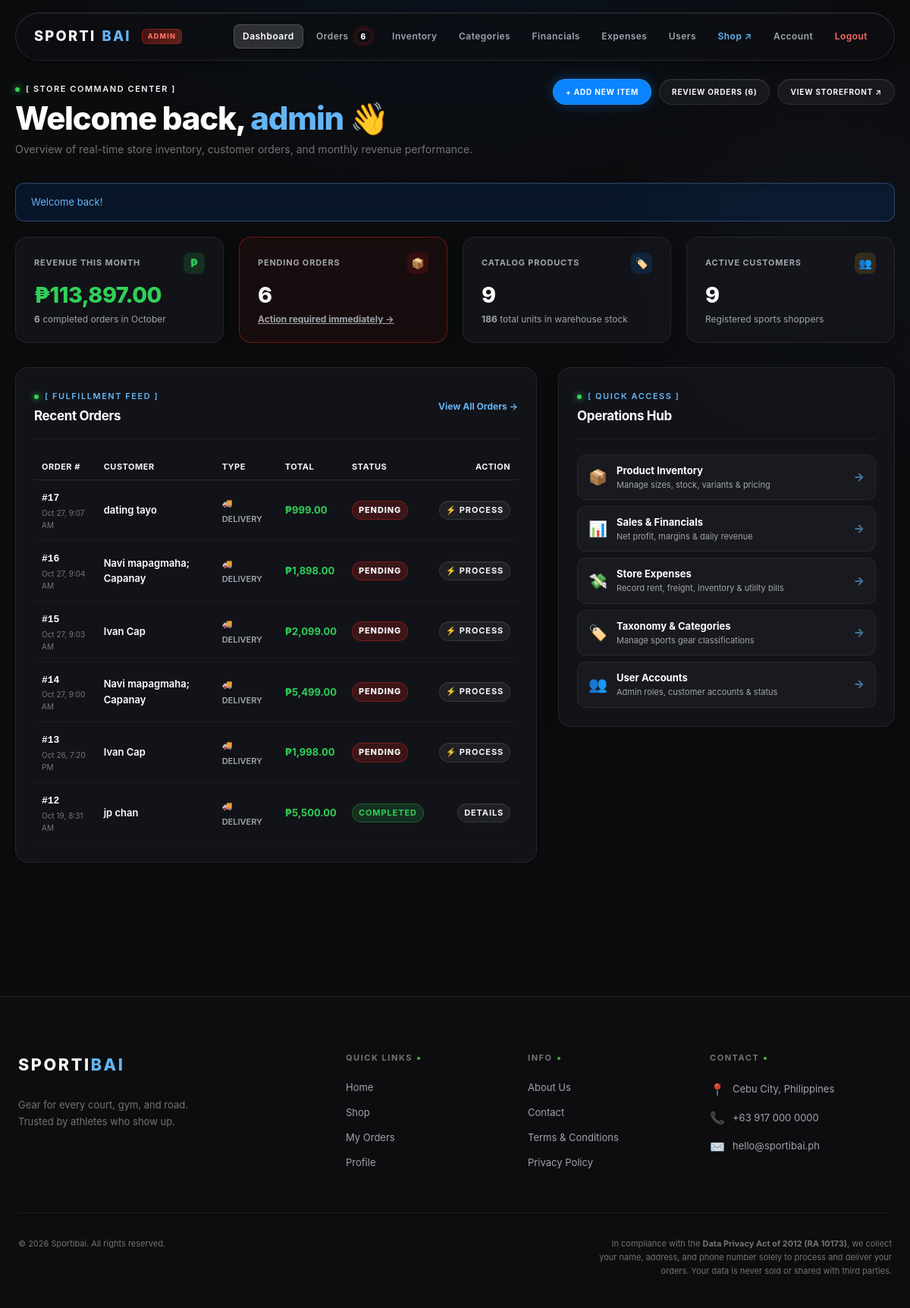
The app's page /admin/index.php (signed in) with its own data.
### tables this page shows
CREATE TABLE `orders` (
  `order_id` int(11) NOT NULL,
  `reference_number` varchar(20) DEFAULT NULL,
  `customer_id` int(11) NOT NULL,
  `order_type` varchar(10) NOT NULL,
  `delivery_address` varchar(255) DEFAULT NULL,
  `contact_number` varchar(20) NOT NULL,
  `snapshot_name` varchar(150) DEFAULT NULL,
  `payment_method` varchar(10) NOT NULL DEFAULT 'COD',
  `total` decimal(10,2) NOT NULL,
  `status` varchar(30) NOT NULL DEFAULT 'Pending',
  `date_ordered` timestamp NOT NULL DEFAULT current_timestamp(),
  `completed_at` datetime DEFAULT NULL
);

CREATE TABLE `customer` (
  `customer_id` int(11) NOT NULL,
  `user_id` int(11) NOT NULL,
  `first_name` varchar(50) NOT NULL,
  `last_name` varchar(50) NOT NULL,
  `address` varchar(255) NOT NULL,
  `province` varchar(100) NOT NULL DEFAULT '',
  `postal_code` varchar(10) NOT NULL DEFAULT '',
  `landmark` text NOT NULL DEFAULT '',
  `phone` varchar(20) NOT NULL
);

### includes/functions.php (called while the page is built, shortened)
<?php
function peso($n) {
    return '₱' . number_format($n, 2);
}

### admin/index.php (the view, shortened to what this page needs)
<?php
require '../includes/db.php';
require '../includes/functions.php';
$total_items = 0;
$total_units = 0;
$pending_orders = 0;
$month_revenue = 0.0;
$month_completed_orders = 0;
$active_customers = 0;
$recent_orders = array();
if ($conn != null) {
    $res_items = mysqli_query($conn, "SELECT COUNT(*) AS total_items, COALESCE(SUM(stock), 0) AS total_units FROM items WHERE is_active = 1");
    $item_data = mysqli_fetch_assoc($res_items);
    $total_items = (int)($item_data['total_items'] ?? 0);
    $total_units = (int)($item_data['total_units'] ?? 0);
    $res_pending = mysqli_query($conn, "SELECT COUNT(*) AS n FROM orders WHERE status = 'Pending'");
    $pending_orders = (int)(mysqli_fetch_assoc($res_pending)['n'] ?? 0);
    $m_start = date('Y-m-01 00:00:00');
    $m_end   = date('Y-m-t 23:59:59');
    $res_rev = mysqli_execute_query($conn, "SELECT COALESCE(SUM(total), 0) AS rev, COUNT(*) AS cnt FROM orders WHERE status = 'Completed' AND completed_at BETWEEN ? AND ?", array($m_start, $m_end));
    $rev_row = mysqli_fetch_assoc($res_rev);
    $month_revenue = (float)($rev_row['rev'] ?? 0);
    $month_completed_orders = (int)($rev_row['cnt'] ?? 0);
    $res_cust = mysqli_query($conn, "SELECT COUNT(*) AS c FROM users WHERE role = 'user' AND status = 'active'");
    $active_customers = (int)(mysqli_fetch_assoc($res_cust)['c'] ?? 0);
    $sql_recent = "SELECT o.order_id, o.reference_number, o.order_type, o.total, o.status, o.date_ordered, c.first_name, c.last_name
                   FROM orders o
                   JOIN customer c ON o.customer_id = c.customer_id
                   ORDER BY o.order_id DESC LIMIT 6";
    $res_recent = mysqli_query($conn, $sql_recent);
    if ($res_recent) {
        while ($ro = mysqli_fetch_assoc($res_recent)) {
            $recent_orders[] = $ro;
        }
    }
}
require '../includes/header.php';
?>
<div class="reveal in">
    <div style="display:flex; justify-content:space-between; align-items:flex-start; flex-wrap:wrap; gap:1.25rem; margin-bottom:2rem;">
        <div>
            <div class="hero-eyebrow" style="color:var(--color-brand-red);">[ STORE COMMAND CENTER ]</div>
            <h1 style="font-size:clamp(26px, 3.5vw, 42px); font-weight:800; color:#fff; line-height:1.15; margin:4px 0 6px;">
                Welcome back, <span class="highlight"><?= htmlspecialchars(explode('@', $_SESSION['email'])[0]) ?></span> 👋
            </h1>
            <p class="muted" style="font-size:14px; margin:0;">
                Overview of real-time store inventory, customer orders, and monthly revenue performance.
            </p>
        </div>
        <div style="display:flex; gap:10px; align-items:center; flex-wrap:wrap;">
            <a href="items.php#add" class="btn sm" style="box-shadow:0 0 16px rgba(10,132,255,0.35);">+ Add New Item</a>
            <a href="orders.php?tab=Pending" class="btn ghost sm">
                Review Orders <?= $pending_orders > 0 ? "($pending_orders)" : '' ?>
            </a>
            <a href="../index.php" target="_blank" class="btn ghost sm">View Storefront ↗</a>
        </div>
    </div>
    <?php require '../includes/alert.php'; ?>
    <div class="admin-kpi-grid" style="margin-bottom:2rem;">
        <div class="admin-kpi-card">
            <div class="kpi-header">
                <span class="kpi-label">Revenue This Month</span>
                <span class="kpi-icon" style="background:rgba(48,209,88,0.15); color:var(--color-brand-green);">₱</span>
            </div>
            <div class="kpi-value" style="color:var(--color-brand-green);">
                <?= peso($month_revenue) ?>
            </div>
            <div class="kpi-sub">
                <strong><?= $month_completed_orders ?></strong> completed orders in <?= date('F') ?>
            </div>
        </div>
        <div class="admin-kpi-card <?= $pending_orders > 0 ? 'kpi-highlight-alert' : '' ?>">
            <div class="kpi-header">
                <span class="kpi-label">Pending Orders</span>
                <span class="kpi-icon" style="background:rgba(224,35,28,0.15); color:var(--color-brand-red);">📦</span>
            </div>
            <div class="kpi-value" style="color:<?= $pending_orders > 0 ? 'var(--color-brand-red)' : '#fff' ?>;">
                <?= $pending_orders ?>
            </div>
            <div class="kpi-sub">
                <?php if ($pending_orders > 0) { ?>
                    <a href="orders.php?tab=Pending" style="color:var(--color-brand-red); font-weight:700; text-decoration:underline;">Action required immediately →</a>
                <?php } else { ?>
                    All pipeline orders fulfilled
                <?php } ?>
            </div>
        </div>
        <div class="admin-kpi-card">
            <div class="kpi-header">
                <span class="kpi-label">Catalog Products</span>
                <span class="kpi-icon" style="background:rgba(10,132,255,0.15); color:var(--color-accent-on-dark);">🏷️</span>
            </div>
            <div class="kpi-value" style="color:#fff;">
                <?= $total_items ?>
            </div>
            <div class="kpi-sub">
                <strong><?= number_format($total_units) ?></strong> total units in warehouse stock
            </div>
        </div>
        <div class="admin-kpi-card">
            <div class="kpi-header">
                <span class="kpi-label">Active Customers</span>
                <span class="kpi-icon" style="background:rgba(255,180,50,0.15); color:#ffd166;">👥</span>
            </div>
            <div class="kpi-value" style="color:#fff;">
                <?= number_format($active_customers) ?>
            </div>
            <div class="kpi-sub">
                Registered sports shoppers
            </div>
        </div>
    </div>
    <div class="admin-dashboard-layout">
        <div class="dashboard-col-main">
            <div class="admin-panel">
                <div class="panel-header">
                    <div>
                        <div class="hero-eyebrow" style="color:var(--color-accent-on-dark);">[ FULFILLMENT FEED ]</div>
                        <h2 class="panel-title">Recent Orders</h2>
                    </div>
                    <a href="orders.php" class="panel-link">View All Orders →</a>
                </div>
                <?php if (count($recent_orders) === 0) { ?>
                    <div style="padding:2.5rem; text-align:center;">
                        <p class="muted" style="margin:0;">No orders received yet.</p>
                    </div>
                <?php } else { ?>
                    <div style="overflow-x:auto;">
                        <table class="dashboard-table">
                            <thead>
                                <tr>
                                    <th>Order #</th>
                                    <th>Customer</th>
                                    <th>Type</th>
                                    <th>Total</th>
                                    <th>Status</th>
                                    <th style="text-align:right;">Action</th>
                                </tr>
                            </thead>
                            <tbody>
                                <?php foreach ($recent_orders as $ro) {
                                    $is_pending = ($ro['status'] === 'Pending');
                                ?>
                                    <tr>
                                        <td>
                                            <a href="orders.php?q=<?= urlencode($ro['reference_number']) ?>" style="font-weight:700; color:#fff; font-family:var(--font-mono); font-size:13px;">
                                                #<?= $ro['order_id'] ?>
                                            </a>
                                            <div class="muted" style="font-size:10px;"><?= date('M d, g:i A', strtotime($ro['date_ordered'])) ?></div>
                                        </td>
                                        <td>
                                            <div style="font-weight:600; color:#fff;">
                                                <?= htmlspecialchars(trim($ro['first_name'] . ' ' . $ro['last_name']) ?: 'Guest User') ?>
                                            </div>
                                        </td>
                                        <td>
                                            <span style="font-size:11px; text-transform:uppercase; color:var(--color-fg-secondary); font-weight:600;">
                                                <?= $ro['order_type'] === 'pickup' ? '🏬 Pick Up' : '🚚 Delivery' ?>
                                            </span>
                                        </td>
                                        <td>
                                            <strong style="color:var(--color-brand-green); font-size:13px;"><?= peso($ro['total']) ?></strong>
                                        </td>
                                        <td>
                                            <span class="status-badge" style="<?php
                                                if ($ro['status'] === 'Completed') echo 'background:rgba(48,209,88,0.15); color:var(--color-brand-green); border-color:rgba(48,209,88,0.3);';
                                                elseif ($ro['status'] === 'Cancelled') echo 'background:rgba(255,70,70,0.15); color:#ff6b6b; border-color:rgba(255,70,70,0.3);';
                                                elseif ($ro['status'] === 'Pending') echo 'background:rgba(224,35,28,0.2); color:var(--color-brand-red); border-color:rgba(224,35,28,0.4); font-weight:800;';
                                                else echo 'background:rgba(10,132,255,0.15); color:var(--color-accent-on-dark); border-color:rgba(10,132,255,0.3);';
                                            ?> font-size:11px; padding:3px 8px;">
                                                <?= htmlspecialchars($ro['status']) ?>
                                            </span>
                                        </td>
                                        <td style="text-align:right;">
                                            <a href="orders.php?q=<?= urlencode($ro['reference_number']) ?>" class="btn ghost sm" style="font-size:11px; padding:3px 8px;">
                                                <?= $is_pending ? '⚡ Process' : 'Details' ?>
                                            </a>
                                        </td>
                                    </tr>
                                <?php } ?>
                            </tbody>
                        </table>
                    </div>
                <?php } ?>
            </div>
        </div>
        <div class="dashboard-col-side">
            <div class="admin-panel" style="margin-bottom:1.5rem;">
                <div class="panel-header">
                    <div>
                        <div class="hero-eyebrow" style="color:var(--color-accent-on-dark);">[ QUICK ACCESS ]</div>
                        <h2 class="panel-title">Operations Hub</h2>
                    </div>
                </div>
                <div class="quick-nav-list">
                    <a href="items.php" class="quick-nav-item">
                        <span class="quick-icon">📦</span>
                        <div>
                            <div class="quick-title">Product Inventory</div>
                            <div class="quick-desc">Manage sizes, stock, variants & pricing</div>
                        </div>
                        <span class="quick-arrow">→</span>
                    </a>
                    <a href="sales_report.php" class="quick-nav-item">
                        <span class="quick-icon">📊</span>
                        <div>
                            <div class="quick-title">Sales & Financials</div>
                            <div class="quick-desc">Net profit, margins & daily revenue</div>
                        </div>
                        <span class="quick-arrow">→</span>
                    </a>
                    <a href="expenses.php" class="quick-nav-item">
                        <span class="quick-icon">💸</span>
                        <div>
                            <div class="quick-title">Store Expenses</div>
                            <div class="quick-desc">Record rent, freight, inventory & utility bills</div>
                        </div>
                        <span class="quick-arrow">→</span>
                    </a>
                    <a href="categories.php" class="quick-nav-item">
                        <span class="quick-icon">🏷️</span>
                        <div>
                            <div class="quick-title">Taxonomy & Categories</div>
                            <div class="quick-desc">Manage sports gear classifications</div>
                        </div>
                        <span class="quick-arrow">→</span>
                    </a>
                    <a href="users.php" class="quick-nav-item">
                        <span class="quick-icon">👥</span>
                        <div>
                            <div class="quick-title">User Accounts</div>
                            <div class="quick-desc">Admin roles, customer accounts & status</div>
                        </div>
                        <span class="quick-arrow">→</span>
                    </a>
                </div>
            </div>
        </div>
    </div>
</div>
<?php require '../includes/footer.php'; ?>

### records on screen
orders: order_id "17", date_ordered "Oct 27, 9:07 AM", customer.last_name "dating tayo", order_type "🚚 DELIVERY", total "₱999.00", status "PENDING", shows "⚡ PROCESS"
orders: order_id "16", date_ordered "Oct 27, 9:04 AM", customer.last_name "Navi mapagmaha; Capanay", order_type "🚚 DELIVERY", total "₱1,898.00", status "PENDING", shows "⚡ PROCESS"
orders: order_id "15", date_ordered "Oct 27, 9:03 AM", customer.last_name "Ivan Cap", order_type "🚚 DELIVERY", total "₱2,099.00", status "PENDING", shows "⚡ PROCESS"
orders: order_id "14", date_ordered "Oct 27, 9:00 AM", customer.last_name "Navi mapagmaha; Capanay", order_type "🚚 DELIVERY", total "₱5,499.00", status "PENDING", shows "⚡ PROCESS"
orders: order_id "13", date_ordered "Oct 26, 7:20 PM", customer.last_name "Ivan Cap", order_type "🚚 DELIVERY", total "₱1,998.00", status "PENDING", shows "⚡ PROCESS"
orders: order_id "12", date_ordered "Oct 19, 8:31 AM", customer.last_name "jp chan", order_type "🚚 DELIVERY", total "₱5,500.00", status "COMPLETED", shows "DETAILS"

### other values on screen
$admin_pending_orders "6"
explode('@', $_SESSION['email'])[0] "admin"
$pending_orders "6"
$_SESSION['success'] "Welcome back!"
peso($month_revenue) "₱113,897.00"
$month_completed_orders "6"
$total_items "9"
$total_units "186"
$active_customers "9"
